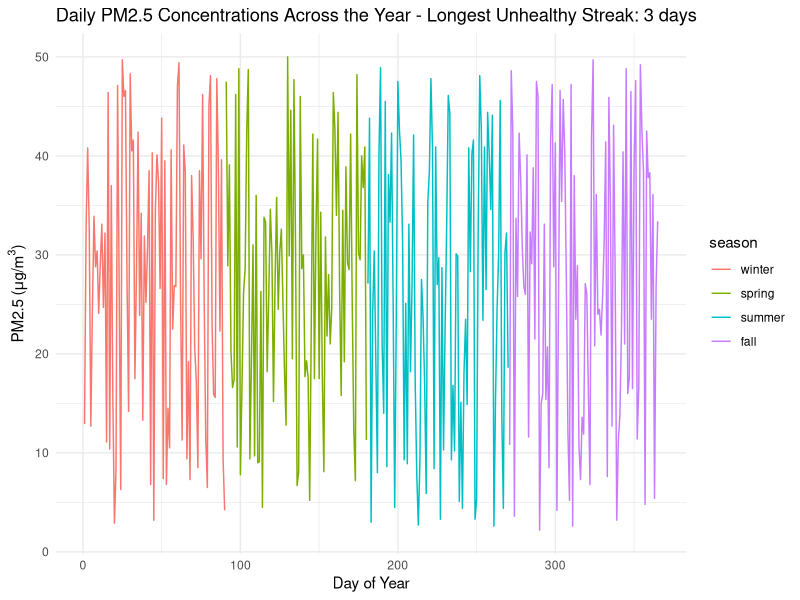
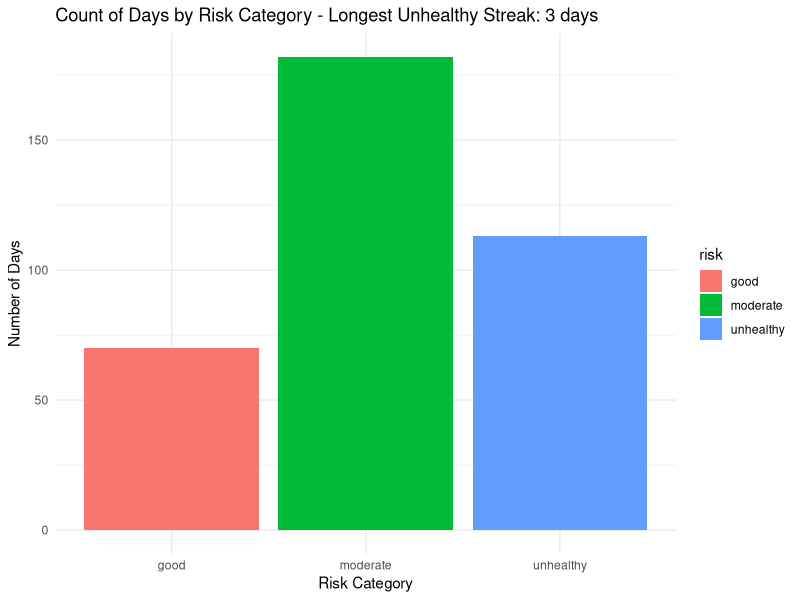

Write R code to recreate these figures, in order.
## ---- chunk 1
knitr::opts_chunk$set(echo = TRUE, message = FALSE, warning = FALSE)
## ---- chunk 2
library(tidyverse)
library(ggplot2)
## ---- chunk 3
set.seed(262)

# create a sequence of PM2.5 values to sample from
possible_pm25 <- seq(from = 2, to = 50, by = 0.1)

# sample 365 days worth of readings
pm25_readings <- sample(possible_pm25, size = 365, replace = TRUE)

# create data frame
air_quality <- data.frame(
  day = 1:365,
  pm25 = pm25_readings
)

# summary statistics
summary(air_quality$pm25)
## ---- chunk 4
# assign season based on day number
# days 1–90 = winter
# days 91–180 = spring
# days 181–270 = summer
# days 271–365 = fall

air_quality$season <- ifelse(
  air_quality$day <= 90, "winter",
  ifelse(
    air_quality$day <= 180, "spring",
    ifelse(air_quality$day <= 270, "summer", "fall")
  )
)

# convert to factor
air_quality$season <- factor(
  air_quality$season,
  levels = c("winter", "spring", "summer", "fall")
)

# check results
summary(air_quality$season)
## ---- chunk 5
# initialize empty risk column
air_quality$risk <- NA

# preview updated dataset
summary(air_quality)
## ---- chunk 6
# initialize streak trackers
current_streak <- 0
max_unhealthy_streak <- 0

# loop through each day
for (i in 1:nrow(air_quality)) {
  
  # today's PM2.5 value
  today_pm25 <- air_quality$pm25[i]
  
  # classify risk category
  if (today_pm25 < 12) {
    air_quality$risk[i] <- "good"
    
  } else if (today_pm25 <= 35.4) {
    air_quality$risk[i] <- "moderate"
    
  } else {
    air_quality$risk[i] <- "unhealthy"
  }
  
  # check unhealthy streak
   if (air_quality$risk[i] == "unhealthy") {
    
    # continue streak if previous day was unhealthy
    if (i > 1 && air_quality$risk[i - 1] == "unhealthy") {
      current_streak <- current_streak + 1
      
    } else {
      current_streak <- 1
    }
    
  } else {
    current_streak <- 0
  }
  
  # update maximum streak if needed
  if (current_streak > max_unhealthy_streak) {
    max_unhealthy_streak <- current_streak
  }
}

# risk category counts
table(air_quality$risk)

# print longest streak
cat("Longest unhealthy streak:", max_unhealthy_streak, "days")
## ---- chunk 7
# create vector to store unhealthy counts
unhealthy_counts <- c(
  winter = 0,
  spring = 0,
  summer = 0,
  fall = 0
)

# loop through every day
for (i in 1:nrow(air_quality)) {
  
  # today's season and risk
  today_season <- air_quality$season[i]
  today_risk <- air_quality$risk[i]
  
  # if unhealthy, add to count
  if (today_risk == "unhealthy") {
    unhealthy_counts[today_season] <- unhealthy_counts[today_season] + 1
  }
}

# display counts
unhealthy_counts
## ---- chunk 8
# convert counts to data frame
unhealthy_summary <- data.frame(
  season = names(unhealthy_counts),
  unhealthy_days = as.numeric(unhealthy_counts)
)

# display summary table
unhealthy_summary
## ---- chunk 9
# create title using sprintf
plot_title <- sprintf(
  "Daily PM2.5 Concentrations Across the Year - Longest Unhealthy Streak: %d days",
  max_unhealthy_streak
)

# create time series plot
ggplot(air_quality, aes(x = day, y = pm25, color = season)) +
  geom_line() +
  labs(
    title = plot_title,
    x = "Day of Year",
    y = expression("PM2.5 (" * mu * "g/m"^3 * ")")
  ) +
  theme_minimal()
## ---- chunk 10
# create title using sprintf
bar_title <- sprintf(
  "Count of Days by Risk Category - Longest Unhealthy Streak: %d days",
  max_unhealthy_streak
)

# create bar chart
ggplot(air_quality, aes(x = risk, fill = risk)) +
  geom_bar() +
  labs(
    title = bar_title,
    x = "Risk Category",
    y = "Number of Days"
  ) +
  theme_minimal()
